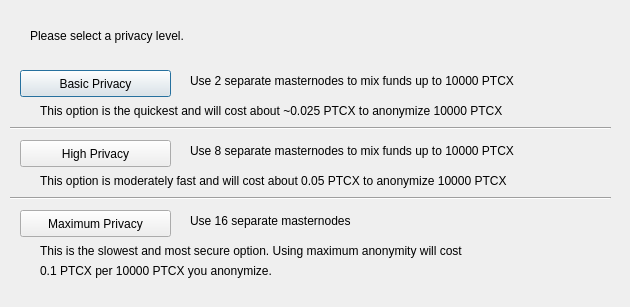
<?xml version="1.0" encoding="UTF-8"?>
<ui version="4.0">
 <class>ObfuscationConfig</class>
 <widget class="QDialog" name="ObfuscationConfig">
  <property name="geometry">
   <rect>
    <x>0</x>
    <y>0</y>
    <width>630</width>
    <height>307</height>
   </rect>
  </property>
  <property name="windowTitle">
   <string>Configure Obfuscation</string>
  </property>
  <widget class="QPushButton" name="buttonBasic">
   <property name="geometry">
    <rect>
     <x>20</x>
     <y>70</y>
     <width>151</width>
     <height>27</height>
    </rect>
   </property>
   <property name="text">
    <string>Basic Privacy</string>
   </property>
  </widget>
  <widget class="QPushButton" name="buttonHigh">
   <property name="geometry">
    <rect>
     <x>20</x>
     <y>140</y>
     <width>151</width>
     <height>27</height>
    </rect>
   </property>
   <property name="text">
    <string>High Privacy</string>
   </property>
  </widget>
  <widget class="QPushButton" name="buttonMax">
   <property name="geometry">
    <rect>
     <x>20</x>
     <y>210</y>
     <width>151</width>
     <height>27</height>
    </rect>
   </property>
   <property name="text">
    <string>Maximum Privacy</string>
   </property>
  </widget>
  <widget class="QLabel" name="label">
   <property name="geometry">
    <rect>
     <x>30</x>
     <y>20</y>
     <width>571</width>
     <height>31</height>
    </rect>
   </property>
   <property name="text">
    <string>Please select a privacy level.</string>
   </property>
  </widget>
  <widget class="QLabel" name="label_2">
   <property name="geometry">
    <rect>
     <x>190</x>
     <y>70</y>
     <width>421</width>
     <height>21</height>
    </rect>
   </property>
   <property name="text">
    <string>Use 2 separate masternodes to mix funds up to 10000 PTCX</string>
   </property>
  </widget>
  <widget class="QLabel" name="label_3">
   <property name="geometry">
    <rect>
     <x>190</x>
     <y>140</y>
     <width>411</width>
     <height>21</height>
    </rect>
   </property>
   <property name="text">
    <string>Use 8 separate masternodes to mix funds up to 10000 PTCX</string>
   </property>
  </widget>
  <widget class="QLabel" name="label_4">
   <property name="geometry">
    <rect>
     <x>190</x>
     <y>210</y>
     <width>421</width>
     <height>21</height>
    </rect>
   </property>
   <property name="text">
    <string>Use 16 separate masternodes</string>
   </property>
  </widget>
  <widget class="QLabel" name="label_6">
   <property name="geometry">
    <rect>
     <x>40</x>
     <y>100</y>
     <width>561</width>
     <height>21</height>
    </rect>
   </property>
   <property name="text">
    <string>This option is the quickest and will cost about ~0.025 PTCX to anonymize 10000 PTCX</string>
   </property>
  </widget>
  <widget class="QLabel" name="label_7">
   <property name="geometry">
    <rect>
     <x>40</x>
     <y>170</y>
     <width>561</width>
     <height>21</height>
    </rect>
   </property>
   <property name="text">
    <string>This option is moderately fast and will cost about 0.05 PTCX to anonymize 10000 PTCX</string>
   </property>
  </widget>
  <widget class="QLabel" name="label_8">
   <property name="geometry">
    <rect>
     <x>40</x>
     <y>240</y>
     <width>561</width>
     <height>21</height>
    </rect>
   </property>
   <property name="text">
    <string>This is the slowest and most secure option. Using maximum anonymity will cost</string>
   </property>
  </widget>
  <widget class="QLabel" name="label_9">
   <property name="geometry">
    <rect>
     <x>40</x>
     <y>260</y>
     <width>561</width>
     <height>21</height>
    </rect>
   </property>
   <property name="text">
    <string>0.1 PTCX per 10000 PTCX you anonymize.</string>
   </property>
  </widget>
  <widget class="Line" name="line">
   <property name="geometry">
    <rect>
     <x>10</x>
     <y>120</y>
     <width>601</width>
     <height>16</height>
    </rect>
   </property>
   <property name="orientation">
    <enum>Qt::Horizontal</enum>
   </property>
  </widget>
  <widget class="Line" name="line_2">
   <property name="geometry">
    <rect>
     <x>10</x>
     <y>190</y>
     <width>601</width>
     <height>16</height>
    </rect>
   </property>
   <property name="orientation">
    <enum>Qt::Horizontal</enum>
   </property>
  </widget>
 </widget>
 <resources/>
 <connections/>
</ui>
